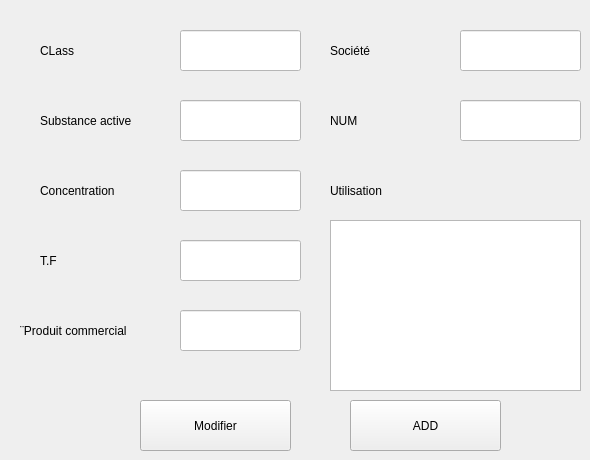
      <widget class="QWidget" name="tab_19">
       <attribute name="title">
        <string>Parametres</string>
       </attribute>
       <widget class="QLabel" name="label_12">
        <property name="geometry">
         <rect>
          <x>40</x>
          <y>40</y>
          <width>121</width>
          <height>21</height>
         </rect>
        </property>
        <property name="styleSheet">
         <string notr="true">font: 75 12pt &quot;MS Shell Dlg 2&quot;;
color: rgb(0, 0, 0);</string>
        </property>
        <property name="text">
         <string>CLass </string>
        </property>
       </widget>
       <widget class="QLineEdit" name="lineEdit_34">
        <property name="geometry">
         <rect>
          <x>180</x>
          <y>30</y>
          <width>121</width>
          <height>41</height>
         </rect>
        </property>
        <property name="styleSheet">
         <string notr="true">font: 75 12pt &quot;MS Shell Dlg 2&quot;;
color: rgb(0, 0, 0);
background-color: rgb(255, 255, 255);</string>
        </property>
       </widget>
       <widget class="QLineEdit" name="lineEdit_38">
        <property name="geometry">
         <rect>
          <x>180</x>
          <y>100</y>
          <width>121</width>
          <height>41</height>
         </rect>
        </property>
        <property name="styleSheet">
         <string notr="true">font: 75 12pt &quot;MS Shell Dlg 2&quot;;
color: rgb(0, 0, 0);
background-color: rgb(255, 255, 255);</string>
        </property>
       </widget>
       <widget class="QLineEdit" name="lineEdit_39">
        <property name="geometry">
         <rect>
          <x>180</x>
          <y>170</y>
          <width>121</width>
          <height>41</height>
         </rect>
        </property>
        <property name="styleSheet">
         <string notr="true">font: 75 12pt &quot;MS Shell Dlg 2&quot;;
color: rgb(0, 0, 0);
background-color: rgb(255, 255, 255);</string>
        </property>
       </widget>
       <widget class="QLineEdit" name="lineEdit_40">
        <property name="geometry">
         <rect>
          <x>180</x>
          <y>240</y>
          <width>121</width>
          <height>41</height>
         </rect>
        </property>
        <property name="styleSheet">
         <string notr="true">font: 75 12pt &quot;MS Shell Dlg 2&quot;;
color: rgb(0, 0, 0);
background-color: rgb(255, 255, 255);</string>
        </property>
       </widget>
       <widget class="QLabel" name="label_14">
        <property name="geometry">
         <rect>
          <x>40</x>
          <y>110</y>
          <width>121</width>
          <height>21</height>
         </rect>
        </property>
        <property name="styleSheet">
         <string notr="true">font: 75 12pt &quot;MS Shell Dlg 2&quot;;
color: rgb(0, 0, 0);</string>
        </property>
        <property name="text">
         <string>Substance active</string>
        </property>
       </widget>
       <widget class="QLabel" name="label_15">
        <property name="geometry">
         <rect>
          <x>40</x>
          <y>180</y>
          <width>121</width>
          <height>21</height>
         </rect>
        </property>
        <property name="styleSheet">
         <string notr="true">font: 75 12pt &quot;MS Shell Dlg 2&quot;;
color: rgb(0, 0, 0);</string>
        </property>
        <property name="text">
         <string>Concentration</string>
        </property>
       </widget>
       <widget class="QLabel" name="label_16">
        <property name="geometry">
         <rect>
          <x>40</x>
          <y>250</y>
          <width>121</width>
          <height>21</height>
         </rect>
        </property>
        <property name="styleSheet">
         <string notr="true">font: 75 12pt &quot;MS Shell Dlg 2&quot;;
color: rgb(0, 0, 0);
</string>
        </property>
        <property name="text">
         <string>T.F</string>
        </property>
       </widget>
       <widget class="QLabel" name="label_17">
        <property name="geometry">
         <rect>
          <x>20</x>
          <y>320</y>
          <width>151</width>
          <height>21</height>
         </rect>
        </property>
        <property name="styleSheet">
         <string notr="true">font: 75 12pt &quot;MS Shell Dlg 2&quot;;
color: rgb(0, 0, 0);</string>
        </property>
        <property name="text">
         <string>¨Produit commercial</string>
        </property>
       </widget>
       <widget class="QLineEdit" name="lineEdit_41">
        <property name="geometry">
         <rect>
          <x>180</x>
          <y>310</y>
          <width>121</width>
          <height>41</height>
         </rect>
        </property>
        <property name="styleSheet">
         <string notr="true">font: 75 12pt &quot;MS Shell Dlg 2&quot;;
color: rgb(0, 0, 0);
background-color: rgb(255, 255, 255);</string>
        </property>
       </widget>
       <widget class="QLineEdit" name="lineEdit_42">
        <property name="geometry">
         <rect>
          <x>460</x>
          <y>30</y>
          <width>121</width>
          <height>41</height>
         </rect>
        </property>
        <property name="styleSheet">
         <string notr="true">font: 75 12pt &quot;MS Shell Dlg 2&quot;;
color: rgb(0, 0, 0);
background-color: rgb(255, 255, 255);</string>
        </property>
       </widget>
       <widget class="QLabel" name="label_18">
        <property name="geometry">
         <rect>
          <x>330</x>
          <y>40</y>
          <width>121</width>
          <height>21</height>
         </rect>
        </property>
        <property name="styleSheet">
         <string notr="true">font: 75 12pt &quot;MS Shell Dlg 2&quot;;
color: rgb(0, 0, 0);</string>
        </property>
        <property name="text">
         <string>Société</string>
        </property>
       </widget>
       <widget class="QTextEdit" name="textEdit_2">
        <property name="geometry">
         <rect>
          <x>330</x>
          <y>220</y>
          <width>251</width>
          <height>171</height>
         </rect>
        </property>
       </widget>
       <widget class="QLabel" name="label_19">
        <property name="geometry">
         <rect>
          <x>330</x>
          <y>180</y>
          <width>121</width>
          <height>21</height>
         </rect>
        </property>
        <property name="styleSheet">
         <string notr="true">font: 75 12pt &quot;MS Shell Dlg 2&quot;;
color: rgb(0, 0, 0);</string>
        </property>
        <property name="text">
         <string>Utilisation</string>
        </property>
       </widget>
       <widget class="QPushButton" name="add_guide">
        <property name="geometry">
         <rect>
          <x>350</x>
          <y>400</y>
          <width>151</width>
          <height>51</height>
         </rect>
        </property>
        <property name="text">
         <string>ADD</string>
        </property>
       </widget>
       <widget class="QPushButton" name="pushButton_7">
        <property name="geometry">
         <rect>
          <x>140</x>
          <y>400</y>
          <width>151</width>
          <height>51</height>
         </rect>
        </property>
        <property name="text">
         <string>Modifier</string>
        </property>
       </widget>
       <widget class="QLabel" name="label_22">
        <property name="geometry">
         <rect>
          <x>330</x>
          <y>110</y>
          <width>121</width>
          <height>21</height>
         </rect>
        </property>
        <property name="styleSheet">
         <string notr="true">font: 75 12pt &quot;MS Shell Dlg 2&quot;;
color: rgb(0, 0, 0);</string>
        </property>
        <property name="text">
         <string>NUM</string>
        </property>
       </widget>
       <widget class="QLineEdit" name="lineEdit_45">
        <property name="geometry">
         <rect>
          <x>460</x>
          <y>100</y>
          <width>121</width>
          <height>41</height>
         </rect>
        </property>
        <property name="styleSheet">
         <string notr="true">font: 75 12pt &quot;MS Shell Dlg 2&quot;;
color: rgb(0, 0, 0);
background-color: rgb(255, 255, 255);</string>
        </property>
       </widget>
      </widget>
